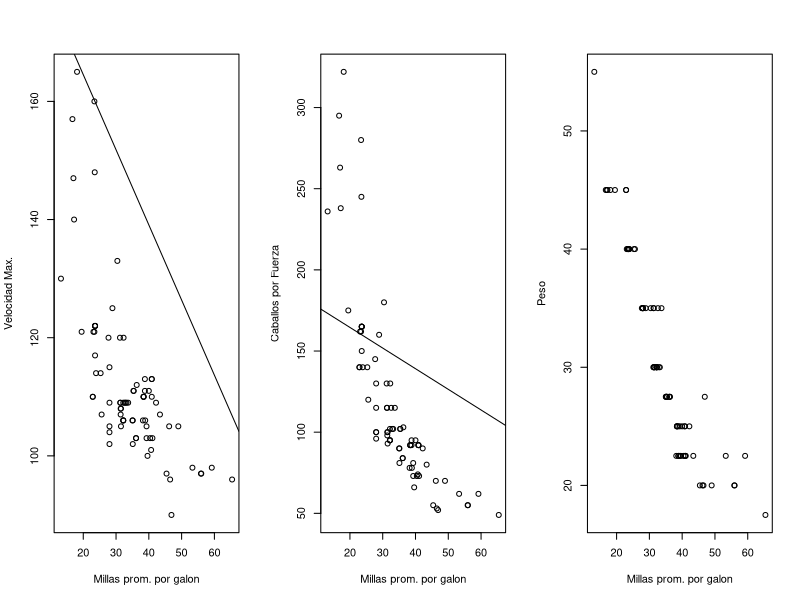
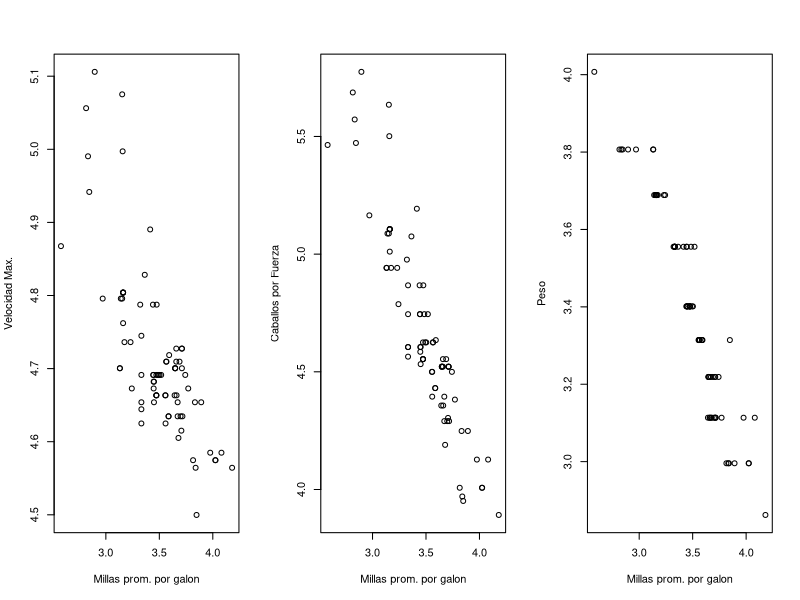

The R source for these figures, in order:
# base (HETK)
# función:  MPG=f(SP,HP,WT)

# Información:

# HP: caballos de fuerza del motor
# MPG: millas promedio por galón
# VOL: pies cúbicos del espacio de cabina
# WT: peso del vehículo, cientos de libras
# SP: velocidad máxima, millas por hora
# Considerando el modelo: MPG=f(SP,HP,WT)

# a) Estimar el modelo e interpretar los resultados.
#    Construyan los diagramas de dispersion y respondan:
#    Desde el punto de vista economico, ¿el modelo tiene sentido?

# b) Aplicar las pruebas de homocedasticidad y
#    contrastar las pruebas de hipotesis
#    NOTA: Para White observen que seran 3 combinaciones de
#    productos cruzados y tres iteradas

library(lmtest)

data <- read.csv("./HETK.csv", header = T)
attach(data)
View(data)

# LINLIN MPG = f(SP,HP,WT)
linlin <- lm(MPG ~ SP + HP + WT)
summary(linlin)

# Prueba visual
par(mfrow = c(1, 3)) # Matriz para las graficas
plot(MPG, SP, type = "p", xlab = "Millas prom. por galon", ylab = "Velocidad Max.")
abline(linlin)
plot(MPG, HP, type = "p", xlab = "Millas prom. por galon", ylab = "Caballos por Fuerza")
abline(linlin)
plot(MPG, WT, type = "p", xlab = "Millas prom. por galon", ylab = "Peso")
abline(linlin)

# Prueba Breuch-Pagan
bptest(linlin)

# Prueba White
bptest(linlin, varformula = ~ SP * HP + SP * WT + HP * WT + I(SP^2) + I(HP^2) + I(WT^2))

###################################################

lmpg <- log(MPG)
lsp <- log(SP)
lhp <- log(HP)
lwt <- log(WT)

# LINLIN MPG = f(SP,HP,WT)
loglog <- lm(lmpg ~ lsp + lhp + lwt)
summary(loglog)

# Prueba visual
par(mfrow = c(1, 3)) # Matriz para las graficas
plot(lmpg, lsp, type = "p", xlab = "Millas prom. por galon", ylab = "Velocidad Max.")
abline(loglog)
plot(lmpg, lhp, type = "p", xlab = "Millas prom. por galon", ylab = "Caballos por Fuerza")
abline(loglog)
plot(lmpg, lwt, type = "p", xlab = "Millas prom. por galon", ylab = "Peso")
abline(loglog)

# Prueba Breuch-Pagan
bptest(loglog)

# Prueba White
bptest(loglog, varformula = ~ lsp * lhp + lsp * lwt + lhp * lwt + I(lsp^2) + I(lhp^2) + I(lwt^2))
